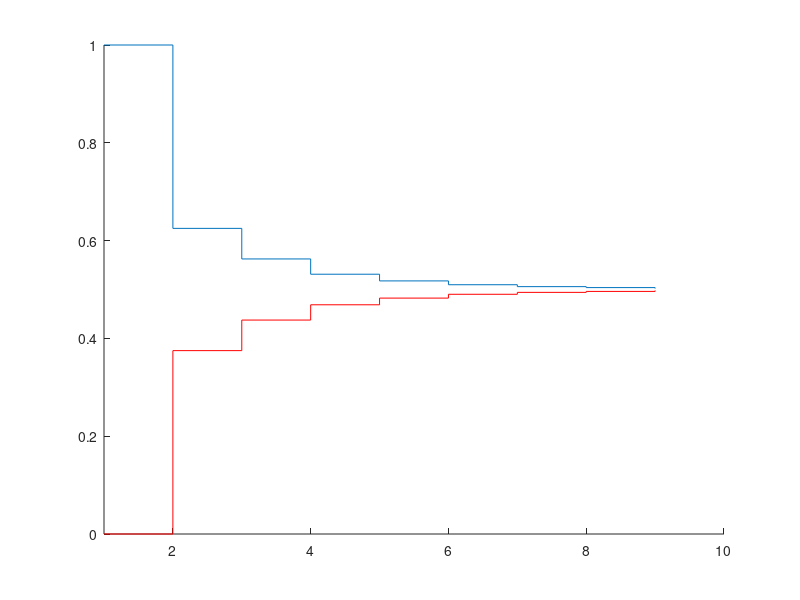
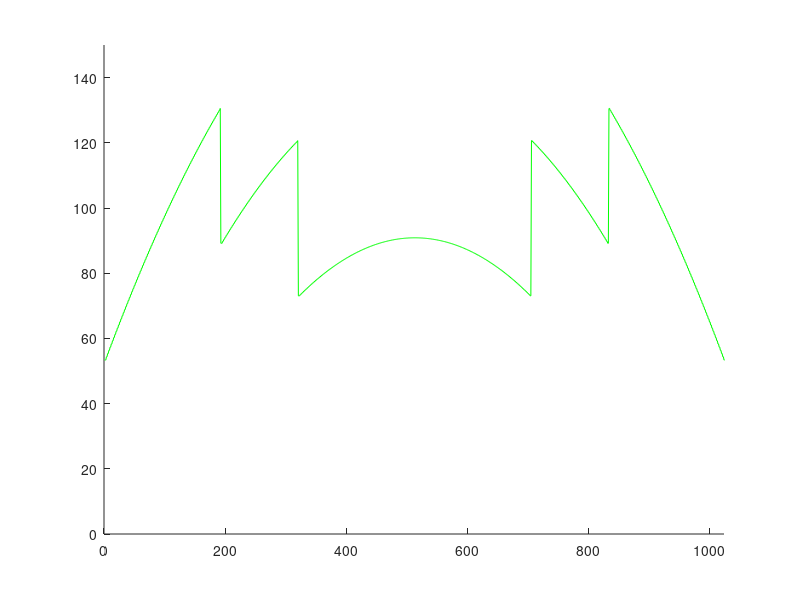

Reproduce these figures in MATLAB, in order.
% %%%%%%%%%%%%%%%%%%%%%%%%%%%%%%%%%%%%%%%%%%%%%%%%%%%%%%%%%%%%%%%%%%%%%%%%%
% Date: 09/01/2024
% Author: Bruno Canal
%
% System level switching energy of SAR ADC employing window switching and 
% entire CDAC splitting strategy
% %%%%%%%%%%%%%%%%%%%%%%%%%%%%%%%%%%%%%%%%%%%%%%%%%%%%%%%%%%%%%%%%%%%%%%%%%


clear all
%close all
clc

Cun=1; % 1 for enrgy in CV^2, choose a value for real energy calculation
Vdd=1; % 1 for enrgy in CV^2, choose a value for real energy calculation

Vref=Vdd;
Vcm=Vref/2;
Nbits=10;
LSB=Vref/(2^Nbits);

%%%%%%%%%%%%%%%%%%%%%% CDAC weight distribution %%%%%%%%%%%%%%%%%%%%%%%%%%%
CDAC_P1=[96 64 32 32 16 7 4 2 1 1 1];
CDAC_P2=[96 64 32 32 16 7 4 2 1 1 1];
CDAC_N1=[96 64 32 32 16 7 4 2 1 1 1];
CDAC_N2=[96 64 32 32 16 7 4 2 1 1 1];

Ctot_P=sum(CDAC_P1)+sum(CDAC_P2);
Ctot_N=sum(CDAC_N1)+sum(CDAC_N2);

numCap=length(CDAC_P1);

VDAC_P=zeros(1,numCap-2);
VDAC_N=zeros(1,numCap-2);

%%%%%%%%%%%%%%%%%%%%%% Define the switching value %%%%%%%%%%%%%%%%
   
VindArray=(-Vref:Vref/2^(Nbits-1):Vref);
E_switch_thesis=zeros(1,length(VindArray));

for i=1:length(VindArray)
    
    Ecode=0;
    Ep=zeros(1,numCap);
    En=zeros(1,numCap);  
    
    InputValue=VindArray(i);
    
    P1switch=zeros(1,length(CDAC_P1));
    P2switch=ones(1,length(CDAC_P2));
    N1switch=zeros(1,length(CDAC_N1));
    N2switch=ones(1,length(CDAC_N2));
    
    DvP1=zeros(1, numCap);
    DvN1=zeros(1, numCap);
    DvP2=zeros(1, numCap);
    DvN2=zeros(1, numCap);
        
    %%% Sampling %%%
    
    Vp=Vcm;
    Vn=Vcm;
    Vbp0_DACP1=ones(1,length(CDAC_P1))*(Vcm+InputValue/2);
    Vbp0_DACP2=ones(1,length(CDAC_P1))*(Vcm+InputValue/2);
    Vbp0_DACN1=ones(1,length(CDAC_P1))*(Vcm-InputValue/2);
    Vbp0_DACN2=ones(1,length(CDAC_P1))*(Vcm-InputValue/2); 

    Vbpf_DACP1=P1switch*Vref;
    Vbpf_DACP2=P2switch*Vref;
    Vbpf_DACN1=N1switch*Vref;
    Vbpf_DACN2=N2switch*Vref;

    VDAC_P(1)=Vp;
    VDAC_N(1)=Vn;
    
    Vp=VDAC_P(1)+((sum(CDAC_P1.*(Vbpf_DACP1-Vbp0_DACP1))+sum(CDAC_P2.*(Vbpf_DACP2-Vbp0_DACP2)))/Ctot_P);
    Vn=VDAC_N(1)+((sum(CDAC_N1.*(Vbpf_DACN1-Vbp0_DACN1))+sum(CDAC_N2.*(Vbpf_DACN2-Vbp0_DACN2)))/Ctot_N);
   
    Vd=Vp-Vn;

    %%% Window Swithcing %%%  
    
    %%% First SAR Cycle
    if (InputValue>(5*Vref/8)) || (InputValue<(-5*Vref/8))
       TDC=0;
       if Vd<0
           binVal(1)=1;
           P1switch(1:3)=1;
           N2switch(1:3)=0;
       else
           binVal(1)=0;
           N1switch(1:3)=1;
           P2switch(1:3)=0;
       end
       Vbp0_DACP1=Vbpf_DACP1;
       Vbp0_DACP2=Vbpf_DACP2;
       Vbp0_DACN1=Vbpf_DACN1;
       Vbp0_DACN2=Vbpf_DACN2;
       
       Vbpf_DACP1=P1switch*Vref;
       Vbpf_DACP2=P2switch*Vref;
       Vbpf_DACN1=N1switch*Vref;
       Vbpf_DACN2=N2switch*Vref;
       
       VDAC_P(1)=Vp;
       VDAC_N(1)=Vn;
       
       Vp=VDAC_P(1)+((sum(CDAC_P1.*(Vbpf_DACP1-Vbp0_DACP1))+sum(CDAC_P2.*(Vbpf_DACP2-Vbp0_DACP2)))/Ctot_P);
       Vn=VDAC_N(1)+((sum(CDAC_N1.*(Vbpf_DACN1-Vbp0_DACN1))+sum(CDAC_N2.*(Vbpf_DACN2-Vbp0_DACN2)))/Ctot_N);
     
    elseif (InputValue>(3*Vref/8)) || (InputValue<(-3*Vref/8))
        TDC=1;
        if Vd<0
           binVal(1)=1;
           P1switch(2:3)=1;
           N2switch(2:3)=0;
        else
           binVal(1)=0;
           N1switch(2:3)=1;
           P2switch(2:3)=0;
        end
        Vbp0_DACP1=Vbpf_DACP1;
        Vbp0_DACP2=Vbpf_DACP2;
        Vbp0_DACN1=Vbpf_DACN1;
        Vbp0_DACN2=Vbpf_DACN2;
        
        Vbpf_DACP1=P1switch*Vref;
        Vbpf_DACP2=P2switch*Vref;
        Vbpf_DACN1=N1switch*Vref;
        Vbpf_DACN2=N2switch*Vref;
        
        VDAC_P(1)=Vp;
        VDAC_N(1)=Vn;
        
        Vp=VDAC_P(1)+((sum(CDAC_P1.*(Vbpf_DACP1-Vbp0_DACP1))+sum(CDAC_P2.*(Vbpf_DACP2-Vbp0_DACP2)))/Ctot_P);
        Vn=VDAC_N(1)+((sum(CDAC_N1.*(Vbpf_DACN1-Vbp0_DACN1))+sum(CDAC_N2.*(Vbpf_DACN2-Vbp0_DACN2)))/Ctot_N);
       
    else    
        TDC=2;
        if Vd<0
           binVal(1)=1;
           P1switch(3)=1;
           N2switch(3)=0;
        else
           binVal(1)=0;
           N1switch(3)=1;
           P2switch(3)=0; 
        end
        
        Vbp0_DACP1=Vbpf_DACP1;
        Vbp0_DACP2=Vbpf_DACP2;
        Vbp0_DACN1=Vbpf_DACN1;
        Vbp0_DACN2=Vbpf_DACN2;
        
        Vbpf_DACP1=P1switch*Vref;
        Vbpf_DACP2=P2switch*Vref;
        Vbpf_DACN1=N1switch*Vref;
        Vbpf_DACN2=N2switch*Vref;
        
        VDAC_P(1)=Vp;
        VDAC_N(1)=Vn;
        
        Vp=VDAC_P(1)+((sum(CDAC_P1.*(Vbpf_DACP1-Vbp0_DACP1))+sum(CDAC_P2.*(Vbpf_DACP2-Vbp0_DACP2)))/Ctot_P);
        Vn=VDAC_N(1)+((sum(CDAC_N1.*(Vbpf_DACN1-Vbp0_DACN1))+sum(CDAC_N2.*(Vbpf_DACN2-Vbp0_DACN2)))/Ctot_N);
        
    end
    
    DvP1=(Vp-Vbpf_DACP1)-(VDAC_P(1)-Vbp0_DACP1);
    DvN1=(Vn-Vbpf_DACN1)-(VDAC_N(1)-Vbp0_DACN1);
    DvP2=(Vp-Vbpf_DACP2)-(VDAC_P(1)-Vbp0_DACP2);
    DvN2=(Vn-Vbpf_DACN2)-(VDAC_N(1)-Vbp0_DACN2);  
    
    Ep=-(Vbpf_DACP1.*CDAC_P1).*DvP1-(Vbpf_DACP2.*CDAC_P2).*DvP2;
    En=-(Vbpf_DACN1.*CDAC_N1).*DvN1-(Vbpf_DACN2.*CDAC_N2).*DvN2;  
    
    Vd=Vp-Vn;
    Ecode=Ecode+sum(Ep)+sum(En);


    for capIndex=4:length(CDAC_P1)
        bitIndex=capIndex-2;
        
        DvP1=zeros(1, numCap);
        DvN1=zeros(1, numCap);
        DvP2=zeros(1, numCap);
        DvN2=zeros(1, numCap);
        
        if Vd<0
            binVal(bitIndex)=1;   
            P1switch(capIndex)=1;
            if capIndex ~= numCap
                N2switch(capIndex)=0;
            end
        else
            binVal(bitIndex)=0;
            N1switch(capIndex)=1;   
            if capIndex ~= numCap
                P2switch(capIndex)=0;
            end            
        end
        %%%%%%% CRS %%%%%%%%%%%
        if (bitIndex==2 && (binVal(1) ~= binVal(2)))
            P1switch(3:4)=zeros(1,2);
            P2switch(3:4)=ones(1,2);
            N1switch(3:4)=zeros(1,2);
            N2switch(3:4)=ones(1,2);
        end
        %%%%%%%%%%%%%%%%%%%%%%%%

        Vbp0_DACP1=Vbpf_DACP1;
        Vbp0_DACP2=Vbpf_DACP2;
        Vbp0_DACN1=Vbpf_DACN1;
        Vbp0_DACN2=Vbpf_DACN2;

        Vbpf_DACP1=P1switch*Vref;
        Vbpf_DACP2=P2switch*Vref;
        Vbpf_DACN1=N1switch*Vref;
        Vbpf_DACN2=N2switch*Vref;

        VDAC_P(bitIndex)=Vp;
        VDAC_N(bitIndex)=Vn;

        Vp=VDAC_P(bitIndex)+((sum(CDAC_P1.*(Vbpf_DACP1-Vbp0_DACP1))+sum(CDAC_P2.*(Vbpf_DACP2-Vbp0_DACP2)))/Ctot_P);
        Vn=VDAC_N(bitIndex)+((sum(CDAC_N1.*(Vbpf_DACN1-Vbp0_DACN1))+sum(CDAC_N2.*(Vbpf_DACN2-Vbp0_DACN2)))/Ctot_N);
        
        DvP1=(Vp-Vbpf_DACP1)-(VDAC_P(bitIndex)-Vbp0_DACP1);
        DvN1=(Vn-Vbpf_DACN1)-(VDAC_N(bitIndex)-Vbp0_DACN1);
        DvP2=(Vp-Vbpf_DACP2)-(VDAC_P(bitIndex)-Vbp0_DACP2);
        DvN2=(Vn-Vbpf_DACN2)-(VDAC_N(bitIndex)-Vbp0_DACN2);
        
        Ep=-(Vbpf_DACP1.*CDAC_P1).*DvP1-(Vbpf_DACP2.*CDAC_P2).*DvP2;
        En=-(Vbpf_DACN1.*CDAC_N1).*DvN1-(Vbpf_DACN2.*CDAC_N2).*DvN2;

        Vd=Vp-Vn;
        Ecode=Ecode+sum(Ep)+sum(En);

    end

     E_switch_thesis(i)=Ecode;
end

Avg_energy_thesis=mean(E_switch_thesis)
   
    
figure(1)
hold on
stairs(VDAC_P,'r')
stairs(VDAC_N)
axis([1 10  0 1])
hold off

% %%%%%%%%%%%%%%% Array Simulation %%%%%%%%%%%%%%%%%%%%%%%%%    

figure(2)
hold on
plot(E_switch_thesis,'g')
axis([0 1024 0 150])
hold off

    
    